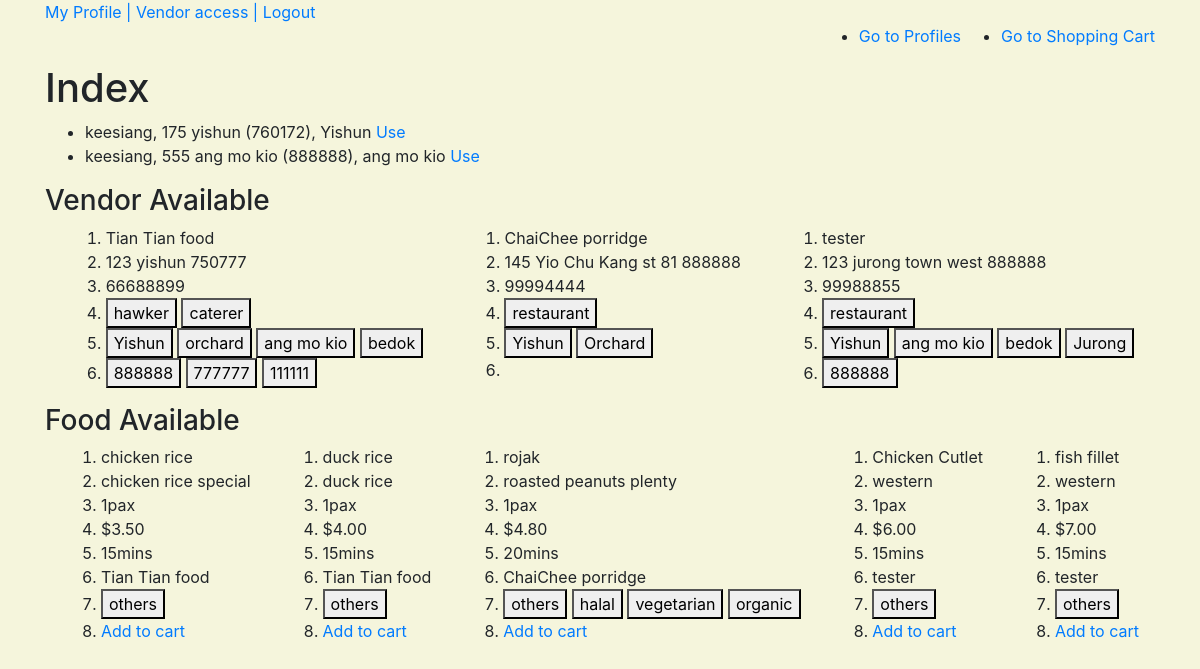
Page /index/ (signed in) on the committed database.
### buyer/models.py (models this page shows)
class Buyer(models.Model):
    town = models.CharField(max_length=100, null=True, blank=False)
    postal_code = models.PositiveIntegerField(null=False, blank=False)
    block = models.PositiveSmallIntegerField( null=False, blank=False)
    street = models.CharField(max_length=254, null=False, blank=False)
    date_joined = models.DateTimeField(auto_now_add=True)
    contact = models.PositiveIntegerField(validators=[MinValueValidator(10000000), MaxValueValidator(99999999)], null=False, blank=False)
    user = models.ForeignKey(User, null=True, on_delete=models.SET_NULL)
    def __str__(self):
        return '%s, %s %s (%s), %s' % (self.user.username, self.block, self.street, self.postal_code, self.town)

### vendor/models.py (models this page shows)
class Vendor(models.Model):
    category = models.ManyToManyField(Category)
    postal_code = models.PositiveIntegerField( null=False, blank=False)
    name = models.CharField( max_length=100, null=False, blank=False)
    block = models.PositiveSmallIntegerField( null=False, blank=False)
    street = models.CharField(max_length=254, null=False, blank=False)
    contact = models.PositiveIntegerField(validators=[MinValueValidator(10000000), MaxValueValidator(99999999)], null=False, blank=False)
    date_joined = models.DateTimeField(auto_now_add=True)
    user = models.ForeignKey(User, null=True, on_delete=models.SET_NULL)
    user_contact = models.PositiveIntegerField(validators=[MinValueValidator(10000000), MaxValueValidator(99999999)], null=False, blank=False)
    license_number = models.CharField(max_length=10, null=False, blank=False)
    license_check = models.BooleanField(default=False)
    photo_url=models.URLField(max_length=1024, null=True, blank=True)
    vendordeliverytown = models.ManyToManyField(VendorDeliveryTown)
    vendordeliverypostal = models.ManyToManyField(VendorDeliveryPostal)
    def __str__(self):
        return self.name

class Category(models.Model):
    title = models.CharField(max_length=100, null=False, blank=False)
    def __str__(self):
        return self.title

class VendorDeliveryTown(models.Model):
    town = models.CharField( max_length=100, null=False, blank=False)
    def __str__(self):
        return str(self.town)

class VendorDeliveryPostal(models.Model):
    postal_code = models.PositiveIntegerField( null=False, blank=False)
    def __str__(self):
        return str(self.postal_code)

### food/models.py (models this page shows)
class Food(models.Model):
    vendor = models.ForeignKey(Vendor, null=False, blank=False, on_delete=models.CASCADE)
    tag = models.ManyToManyField(Tag)
    title = models.CharField(max_length=100, null=False, blank=False)
    description = models.TextField(null=False, blank=False)
    portion = models.PositiveSmallIntegerField( validators=[MinValueValidator(1), MaxValueValidator(99)] , default=1, null=False, blank=False )
    price = models.DecimalField(max_digits=8, decimal_places=2, null=False, blank=False)
    date_posted = models.DateTimeField(auto_now_add=True)
    date_edited = models.DateTimeField(auto_now_add=True)
    photo_url = models.URLField(max_length=1024, null=True, blank=True)
    delivery_time = models.DecimalField(max_digits=3, decimal_places=0, null=False, blank=False)
    def __str__(self):
        return self.title

class Tag(models.Model):
    title = models.CharField(max_length=100, null=False, blank=False)
    def __str__(self):
        return self.title

### buyer/views.py (the view)
# urls.py: path('index/', buyer.views.index, name='index_route'),
@login_required
def index(request):
    buyer_profiles = Buyer.objects.all().filter(user=request.user)
    print(buyer_profiles)
    default_buyer_object = Buyer.objects.all().filter(user=request.user)[:1]
    for i in default_buyer_object:
        default_buyer_id = i.id
    buyer_town = Buyer.objects.get(id=default_buyer_id).town
    vendor_available = Vendor.objects.filter(vendordeliverytown__town=buyer_town)
    food_available = Food.objects.filter(vendor__vendordeliverytown__town=buyer_town)
    return render(request, 'buyer/buyer_index_page.html', {
        "buyer_profiles": buyer_profiles,
        "vendor_available": vendor_available,
        "food_available": food_available,
        "buyer_id": default_buyer_id
    })

### buyer/templates/buyer/buyer_index_page.html (shortened to what this page needs)
{% extends 'base_template.html' %}
{%block content%}
<nav style="display:flex; justify-content: flex-end;">
    <ul>
        <li> <a href="{% url 'show_buyer_profiles_route' %}"> Go to Profiles </a> </li>
    </ul>
    <ul>
        <li> <a href="{% url 'view_cart_route' %}" target="_blank"> Go to Shopping Cart </a> </li>
    </ul>
</nav>
<h1> Index </h1>
<div>
    <ul>
        {%for i in buyer_profiles %}
        <li> {{i}} <a href="{% url 'index_by_profile_route' buyer_id=i.id %}"> Use </a> </li>
        {%endfor%}
    </ul>
</div>
<h3> Vendor Available </h3>
<div style="display:flex; flex-wrap:wrap; justify-content:space-around;">
    {%for i in vendor_available %}
    <div>
        <ol>
            <li> {{i}} </li>
            <li> {{i.block}} {{i.street}} {{i.postal_code}} </li>
            <li> {{i.contact}} </li>
            <li> {%for j in i.category.all %} <button>{{j}}</button> {%endfor%}</li>
            <li> {%for j in i.vendordeliverytown.all %} <button>{{j}}</button> {%endfor%}</li>
            <li> {%for j in i.vendordeliverypostal.all %} <button>{{j}}</button> {%endfor%}</li>
        </ol>
    </div>
    {%endfor%}
</div>
<h3> Food Available </h3>
<div style="display:flex; flex-wrap:wrap; justify-content:space-around;">
{%for i in food_available %}
    <div>
        <ol>
        <li> {{i}} </li>
        <li> {{i.description}} </li>
        <li> {{i.portion}}pax </li>
        <li> ${{i.price}} </li>
        <li> {{i.delivery_time}}mins </li>
        <li> {{i.vendor.name}}</li>
        <li> {%for j in i.tag.all %} <button> {{j}} </button> {%endfor%} </li>
        <li> <a href="{% url 'add_to_cart_route' buyer_id=buyer_id food_id=i.id %}"> Add to cart</a>
        </ol>
    </div>
{%endfor%}
</div>
{%endblock%}

### templates/base_template.html (shortened to what this page needs)
{% load static %}
<!doctype html>
<html lang="en">
  <head>
    <link rel="stylesheet" href="https://stackpath.bootstrapcdn.com/font-awesome/4.7.0/css/font-awesome.min.css">
    <link rel="stylesheet" href="https://stackpath.bootstrapcdn.com/bootstrap/4.4.1/css/bootstrap.min.css">
    <link rel="stylesheet" href="{% static 'style.css' %}">
  </head>
  <body>
    <header class="container">
        <div>
         {%if request.user.is_authenticated %}
            <a href="{% url 'index_route' %}" >My Profile |</a>
            <a href="{% url 'view_vendor_profiles_route' %}"> Vendor access |</a>
            <a href="{% url 'account_logout' %}" > Logout</a>
         {%else%}
            <a href="{% url 'account_signup' %}">Register</a>
            <a href="{% url 'create_vendor_route' %}"> Vendor Apply </a>
            <a href="{ url 'account_login' %}" >Login</a>
         {%endif%}
        </div>
    </header>
    <div class="container">
    {%block content%} {%endblock%}
    </div>
  </body>
</html>

### static/style.css (style rules this page uses)
body { background-color: beige; }

### rows in the picture
Buyer: user+block+street "keesiang, 175 yishun (760172), Yishun"
Buyer: user+block+street "keesiang, 555 ang mo kio (888888), ang mo kio"
Vendor: name "Tian Tian food", block "123", street "yishun", postal_code "750777", contact "66688899"
Category: title "hawker"
Category: title "caterer"
VendorDeliveryTown: town "Yishun"
VendorDeliveryTown: town "orchard"
VendorDeliveryTown: town "ang mo kio"
VendorDeliveryTown: town "bedok"
VendorDeliveryPostal: postal_code "888888"
VendorDeliveryPostal: postal_code "777777"
VendorDeliveryPostal: postal_code "111111"
Vendor: name "ChaiChee porridge", block "145", street "Yio Chu Kang st 81", postal_code "888888", contact "99994444"
Category: title "restaurant"
VendorDeliveryTown: town "Yishun"
VendorDeliveryTown: town "Orchard"
Vendor: name "tester", block "123", street "jurong town west", postal_code "888888", contact "99988855"
VendorDeliveryTown: town "Yishun"
VendorDeliveryTown: town "ang mo kio"
VendorDeliveryTown: town "bedok"
VendorDeliveryTown: town "Jurong"
Food: title "chicken rice", description "chicken rice special", portion "1", price "3.50", delivery_time "15", vendor.name "Tian Tian food"
Tag: title "others"
Food: title "duck rice", description "duck rice", portion "1", price "4.00", delivery_time "15", vendor.name "Tian Tian food"
Food: title "rojak", description "roasted peanuts plenty", portion "1", price "4.80", delivery_time "20", vendor.name "ChaiChee porridge"
Tag: title "halal"
Tag: title "vegetarian"
Tag: title "organic"
Food: title "Chicken Cutlet", description "western", portion "1", price "6.00", delivery_time "15", vendor.name "tester"
Food: title "fish fillet", description "western", portion "1", price "7.00", delivery_time "15", vendor.name "tester"
